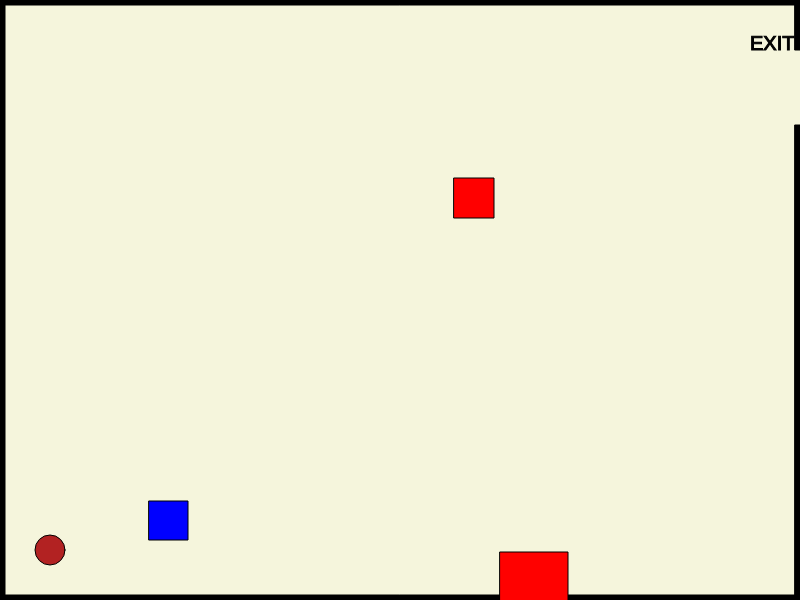
Frame 1 (no input)
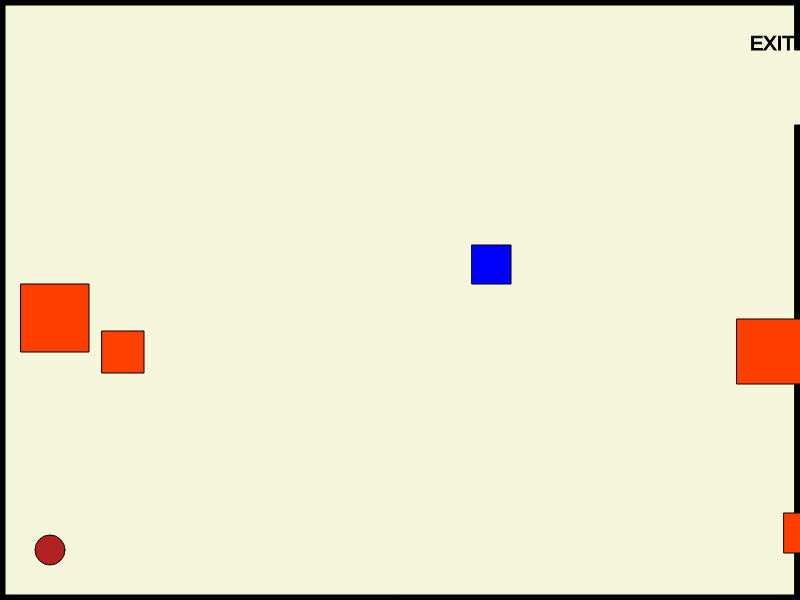
Frame 60 (no input)
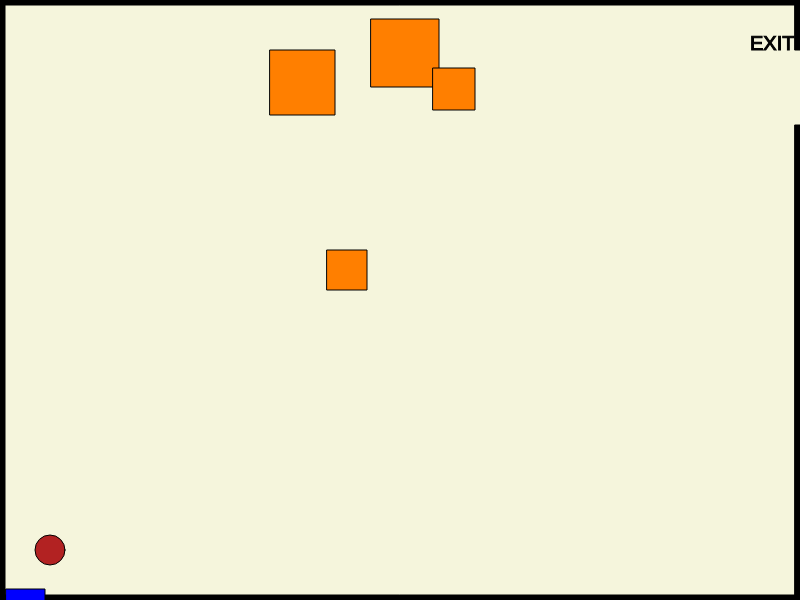
Frame 120 (the mouse pressed at the canvas centre since frame 60)

The p5.js sketch that drew these frames (run headless with seeded random() and noise() and a simulated clock; from frame 60 on, the mouse is pressed at the canvas centre):

// p5.js sketch
// ── sketch.js
// Character position variable
var charX = 50;
var charY = 550;

// Key Variables
var w = 87;
var a = 65;
var s = 83;
var d = 68;

// Mouse Variable
var mouseXShape;
var mouseYShape;

//Enemy Shapes
var shapeEx = [];
var shapeEy = [];
var shapeXspeed = [];
var shapeYspeed = [];
var enemySize = [];

// Enemy shape 1
var shape1X = 200;
var shape1Y = 200;
var shapeXSpeed;
var shapeYSpeed;

// Enemy shape 2
var shape2X = 400;
var shape2Y = 400;

//var listOfColors = ['#aabf12','#33ab12','#165512','#fe3fa2','#a345cd'];

var counter = 0

//Random Number
function getRandomNumber(number) {
    return Math.floor(Math.random() * number) + 20;
}
function setup() {
  createCanvas(800, 600);
  colorMode(HSB);
//Enemy Spawn
  
    for (var i = 0; i < 5; i++) {
        shapeXspeed[i] = Math.floor(Math.random() * (Math.floor(Math.random() * 5)) + 5);
        shapeYspeed[i] = Math.floor(Math.random() * (Math.floor(Math.random() * 5)) + 5);
        shapeEx[i] = getRandomNumber(800);
        shapeEy[i] = getRandomNumber(600);
        enemySize[i] = getRandomNumber(50);
      
    }

}
//Enemy Spawn/Boundries
function createEnemy(){
  
      for (var i = 0; i < shapeEx.length; i++) {
       square(shapeEx[i], shapeEy[i], enemySize[i]);
        shapeXspeed[i] = Math.floor(Math.random() * (Math.floor(Math.random() * 5)) + 5);
        shapeYspeed[i] = Math.floor(Math.random() * (Math.floor(Math.random() * 5)) + 5);

        fill(counter += .05, 100, 100);
        if (counter >= 360){
          counter = 0;
        }
        
        shapeEx[i] += shapeXspeed[i];
        shapeEy[i] += shapeYspeed[i];

        if (shapeEx[i] > width) {
            shapeEx[i] = 0;
        }
        if (shapeEx[i] < 0) {
            shapeEx[i] = width;
        }
        if (shapeEy[i] > height) {
            shapeEy[i] = 0;
        }
        if (shapeEy[i] < 0) {
            shapeEy[i] = height;
        }
    }
}

   // Controls
function characterMovement(){
    if(keyIsDown(w))
    {
        charY -= 5;   
    }
    if(keyIsDown(s))
    {
        charY += 5;   
    }
    if(keyIsDown(a))
    {
        charX -= 5;   
    }
    if(keyIsDown(d))
    {
        charX += 5;   
    }
    }

//Mouse Enemy 
function mouseClicked(){
  mouseXShape = mouseX;
  mouseYShape = mouseY;
}

//Outline/Border
function createOutline(){
  // Top Line
  rect(0,0,width,5);
  // Left Line
  rect(0,0,5,height);
  // Bottom Line
  rect(0,height-5,width, 5 );
  // Right Line Exit
  rect(width-5,0,50);
  rect(width-5,125,height);

}

//Character/Sprite
function createCharacter(){
    // Sprite
  fill('firebrick');
  circle(charX,charY,30);
}

//exit
function exit(){
  //Exit
  fill(0);
  textSize(20);
  text("EXIT", width-50,height-550);
}


//Exit Message
function exitMessage(){
   
  // Exit Message
      if(charX > width && charY > height-550 && charY < height-465)
    {
        fill(0);
        stroke(5);
        textSize(26);
        text("Congratulations! You Did It!!", width/2-150, height/2-50);
    
    }
}

//Mouse Enemy
function mouseEnemy(){
    
  //Enemy 3 (Mouse Enemy)
  fill('blue')
  square(mouseXShape, mouseYShape, 40);
}

function draw() {
  
  fill(0);
  stroke(0);
  background('beige');
  characterMovement();
  createOutline();
  createCharacter();
  exit();
  exitMessage();
  mouseEnemy();
  createEnemy();
  
  
}
